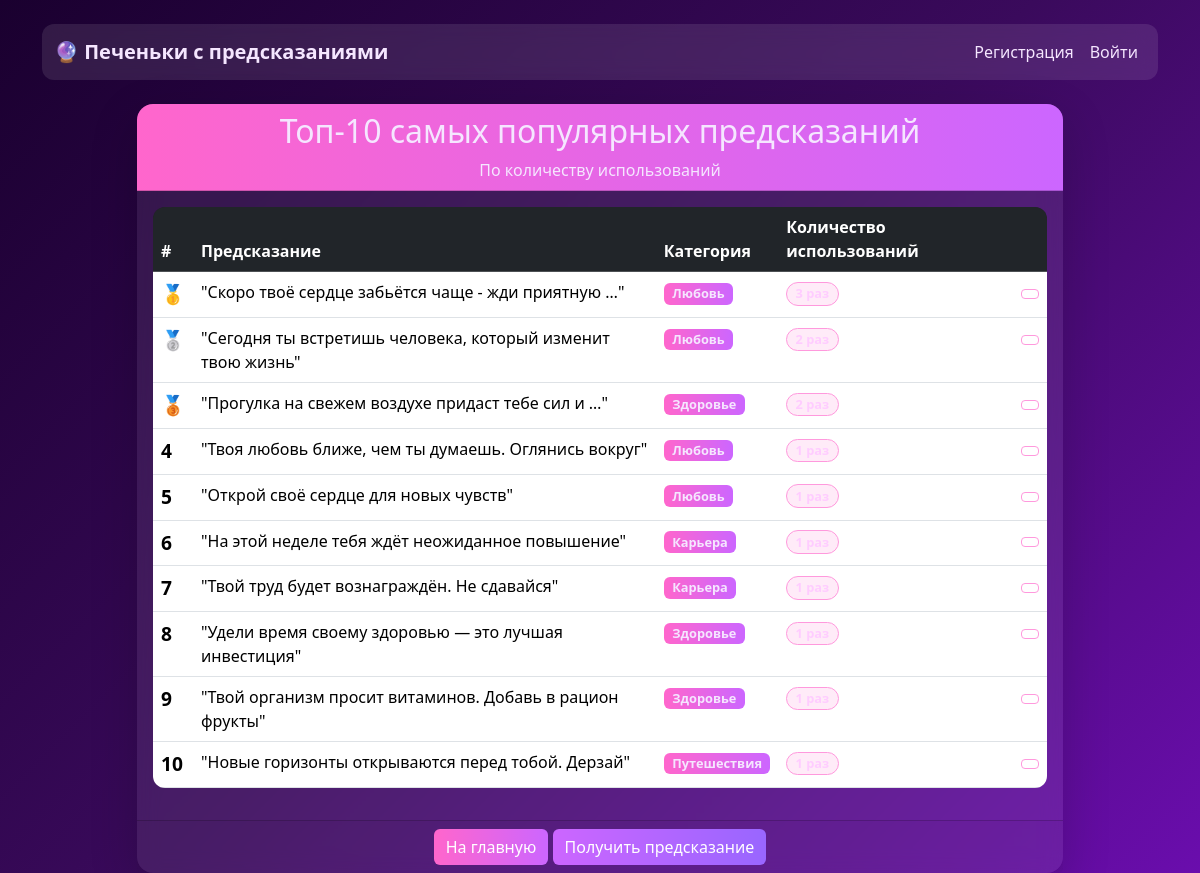
The app's page /top/, older data.
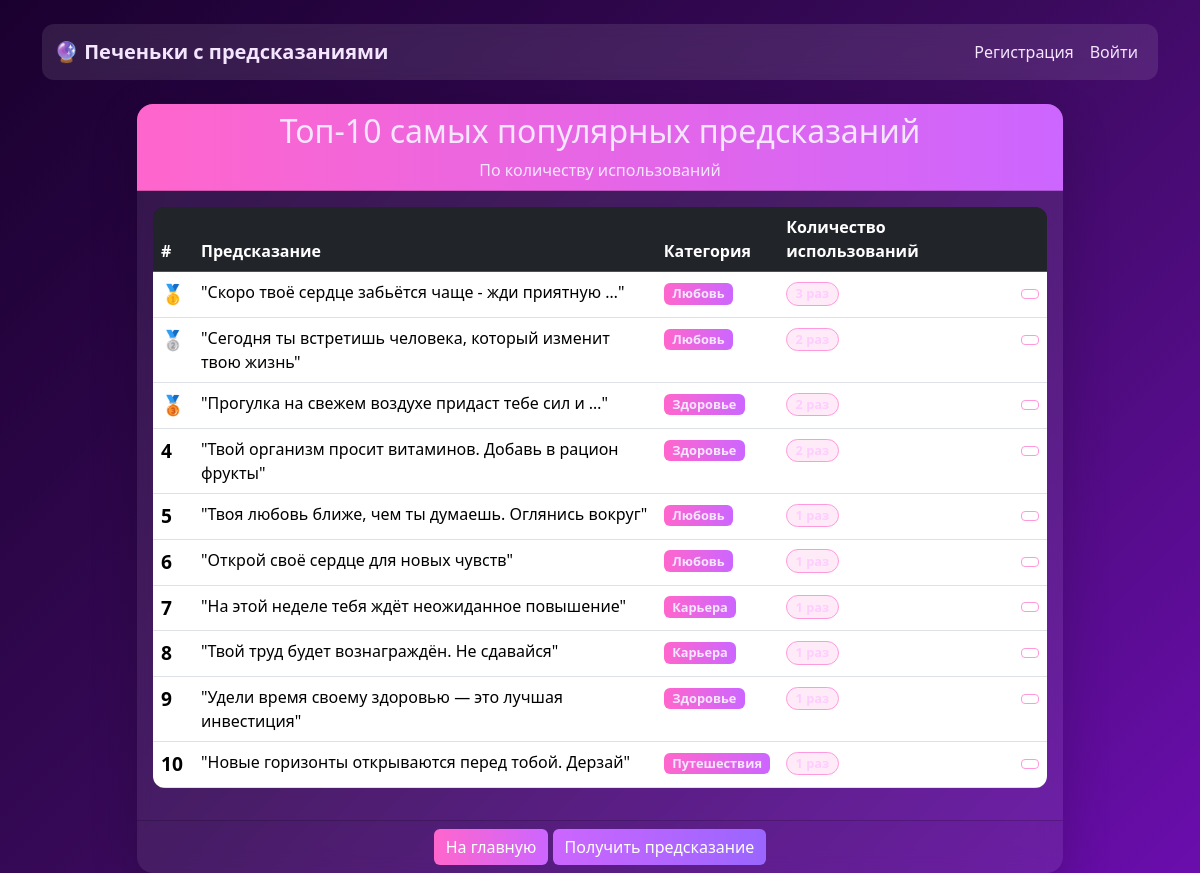
The same page, newer data.
### predictions/models.py (models this page shows, shortened)
class FortuneCookie(models.Model):
    text = models.TextField(verbose_name="Текст предсказания")
    category = models.ForeignKey(
        'Category',
        on_delete=models.CASCADE,
        related_name='cookies',
        verbose_name="Категория"
    )
    created_by = models.ForeignKey(
        'users.CustomUser',
        on_delete=models.SET_NULL,
        null=True,
        blank=True,
        verbose_name="Создано пользователем"
    )
    is_active = models.BooleanField(default=True, verbose_name="Активно")
    created_at = models.DateTimeField(auto_now_add=True, verbose_name="Дата создания")
    usage_count = models.PositiveIntegerField(default=0, verbose_name="Количество использований")
    class Meta:
        verbose_name = "Печенье с предсказанием"
        verbose_name_plural = "Печеньки с предсказаниями"

class Category(models.Model):
    name = models.CharField(max_length=50, verbose_name="Название")
    description = models.TextField(blank=True, verbose_name="Описание")
    class Meta:
        verbose_name = "Категория"
        verbose_name_plural = "Категории"

### predictions/views.py (the view)
# urls.py: path('top/', views.top_cookies, name='top_cookies'),
def top_cookies(request):
    top_list = FortuneCookie.objects.filter(is_active=True).order_by('-usage_count')[:10]
    context = {
        'top_cookies': top_list,
    }
    return render(request, 'top_cookies.html', context)

### predictions/templates/top_cookies.html (shortened to what this page needs)
{% extends 'base.html' %}
{% block content %}
<div class="row justify-content-center">
    <div class="col-md-10">
        <div class="card shadow-lg">
            <div class="card-header text-center">
                <h2>Топ-10 самых популярных предсказаний</h2>
                <p class="mb-0">По количеству использований</p>
            </div>
            <div class="card-body">
                {% if top_cookies %}
                    <div class="table-responsive">
                        <table class="table table-hover">
                            <thead class="table-dark">
                                <tr>
                                    <th>#</th>
                                    <th>Предсказание</th>
                                    <th>Категория</th>
                                    <th>Количество использований</th>
                                    <th></th>
                                </tr>
                            </thead>
                            <tbody>
                                {% for cookie in top_cookies %}
                                <tr>
                                    <td>
                                        {% if forloop.counter == 1 %}
                                            🥇
                                        {% elif forloop.counter == 2 %}
                                            🥈
                                        {% elif forloop.counter == 3 %}
                                            🥉
                                        {% else %}
                                            {{ forloop.counter }}
                                        {% endif %}
                                    </td>
                                    <td>"{{ cookie.text|truncatewords:8 }}"</td>
                                    <td><span class="badge bg-primary">{{ cookie.category.name }}</span></td>
                                    <td>
                                        <span class="badge bg-success rounded-pill">
                                        </span>
                                    </td>
                                    <td>
                                        <a href="{% url 'add_to_favorites' cookie.id %}?next={{ request.path }}"
                                           class="btn btn-sm btn-outline-danger">
                                        </a>
                                    </td>
                                </tr>
                                {% endfor %}
                            </tbody>
                        </table>
                    </div>
                {%else %}
                    <div class="alert alert-info text-center">
                        <h5>Пока нет предсказаний</h5>
                        <p>Добавьте предсказания через админку</p>
                    </div>
                {% endif %}
            </div>
            <div class="card-footer text-center">
                <a href="{% url 'home' %}" class="btn btn-primary">На главную</a>
                <a href="{% url 'get_prediction' %}" class="btn btn-success">Получить предсказание</a>
            </div>
        </div>
    </div>
</div>
{% endblock %}

Row changes from the older to the newer data that the page shows:
changed FortuneCookie "Твой организм просит витаминов. Добавь в рацион фрукты": moves up the list
